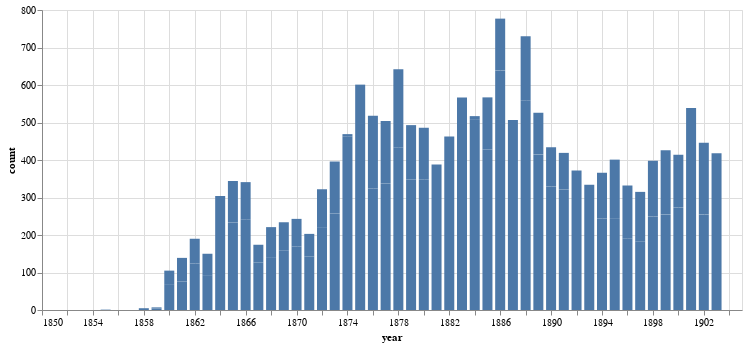

The notebook cell this image was saved under:
### Code cell
alt.Chart(oath_year_counts.loc[(oath_year_counts['year'] >= 1851) & (oath_year_counts['year'] <= 1905)]).mark_bar(size=10).encode(
    x=alt.X('year:Q', axis=alt.Axis(format='c')),
    y='count:Q',
    tooltip=['year', 'count']
).properties(width=700)

### Figure 1 — Vega-Lite specification as saved in the notebook (floating-point values rounded to 4 significant figures)
{"config": {"view": {"continuousWidth": 400, "continuousHeight": 300}}, "data": {"name": "data-e06f73b25cfeea56c27cd3e6daaf5165"}, "mark": {"type": "bar", "size": 10}, "encoding": {"tooltip": [{"type": "quantitative", "field": "year"}, {"type": "quantitative", "field": "count"}], "x": {"type": "quantitative", "axis": {"format": "c"}, "field": "year"}, "y": {"type": "quantitative", "field": "count"}}, "width": 700, "$schema": "https://vega.github.io/schema/vega-lite/v4.8.1.json", "datasets": {"data-e06f73b25cfeea56c27cd3e6daaf5165": [{"year": 1886, "series": 5741, "count": 639}, {"year": 1883, "series": 5177, "count": 567}, {"year": 1888, "series": 5741, "count": 558}, {"year": 1884, "series": 5177, "count": 507}, {"year": 1887, "series": 5177, "count": 507}, {"year": 1882, "series": 5177, "count": 463}, {"year": 1874, "series": 5177, "count": 462}, {"year": 1878, "series": 5741, "count": 434}, {"year": 1885, "series": 5741, "count": 428}, {"year": 1889, "series": 5741, "count": 415}, {"year": 1875, "series": 5741, "count": 408}, {"year": 1881, "series": 5177, "count": 388}, {"year": 1880, "series": 5741, "count": 349}, {"year": 1879, "series": 5741, "count": 348}, {"year": 1877, "series": 5741, "count": 337}, {"year": 1890, "series": 5741, "count": 329}, {"year": 1876, "series": 5741, "count": 324}, {"year": 1891, "series": 5741, "count": 321}, {"year": 1901, "series": 5741, "count": 304}, {"year": 1892, "series": 5741, "count": 280}, {"year": 1900, "series": 5741, "count": 273}, {"year": 1873, "series": 5741, "count": 257}, {"year": 1893, "series": 5741, "count": 256}, {"year": 1902, "series": 5741, "count": 255}, {"year": 1899, "series": 5741, "count": 255}, {"year": 1898, "series": 5741, "count": 249}, {"year": 1894, "series": 5741, "count": 244}, {"year": 1895, "series": 5741, "count": 243}, {"year": 1866, "series": 5741, "count": 242}, {"year": 1901, "series": 5177, "count": 235}, {"year": 1865, "series": 5741, "count": 233}, {"year": 1872, "series": 5741, "count": 221}, {"year": 1903, "series": 5741, "count": 216}, {"year": 1878, "series": 5177, "count": 208}, {"year": 1903, "series": 5177, "count": 202}, {"year": 1876, "series": 5177, "count": 194}, {"year": 1875, "series": 5177, "count": 193}, {"year": 1864, "series": 5741, "count": 192}, {"year": 1902, "series": 5177, "count": 191}, {"year": 1896, "series": 5741, "count": 190}, {"year": 1897, "series": 5741, "count": 182}, {"year": 1888, "series": 5177, "count": 172}, {"year": 1899, "series": 5177, "count": 171}, {"year": 1870, "series": 5741, "count": 169}, {"year": 1877, "series": 5177, "count": 167}, {"year": 1869, "series": 5741, "count": 158}, {"year": 1895, "series": 5177, "count": 158}, {"year": 1898, "series": 5177, "count": 149}, {"year": 1879, "series": 5177, "count": 145}, {"year": 1871, "series": 5741, "count": 143}, {"year": 1896, "series": 5177, "count": 142}, {"year": 1900, "series": 5177, "count": 141}, {"year": 1885, "series": 5177, "count": 139}, {"year": 1873, "series": 5177, "count": 139}, {"year": 1868, "series": 5741, "count": 139}, {"year": 1886, "series": 5177, "count": 138}, {"year": 1880, "series": 5177, "count": 137}, {"year": 1897, "series": 5177, "count": 133}, {"year": 1867, "series": 5741, "count": 127}, {"year": 1862, "series": 5741, "count": 124}, {"year": 1894, "series": 5177, "count": 122}, {"year": 1864, "series": 5177, "count": 112}, {"year": 1865, "series": 5177, "count": 111}, {"year": 1889, "series": 5177, "count": 111}, {"year": 1890, "series": 5177, "count": 105}, {"year": 1872, "series": 5177, "count": 101}, {"year": 1866, "series": 5177, "count": 99}, {"year": 1891, "series": 5177, "count": 98}, {"year": 1863, "series": 5741, "count": 93}, {"year": 1892, "series": 5177, "count": 92}, {"year": 1868, "series": 5177, "count": 82}, {"year": 1893, "series": 5177, "count": 78}, {"year": 1861, "series": 5177, "count": 76}, {"year": 1869, "series": 5177, "count": 76}, {"year": 1870, "series": 5177, "count": 74}, {"year": 1860, "series": 5741, "count": 69}, {"year": 1862, "series": 5177, "count": 66}, {"year": 1861, "series": 5741, "count": 63}, {"year": 1871, "series": 5177, "count": 60}, {"year": 1863, "series": 5177, "count": 57}, {"year": 1867, "series": 5177, "count": 47}, {"year": 1860, "series": 5177, "count": 36}, {"year": 1884, "series": 5741, "count": 10}, {"year": 1874, "series": 5741, "count": 7}, {"year": 1859, "series": 5741, "count": 4}, {"year": 1859, "series": 5177, "count": 3}, {"year": 1858, "series": 5177, "count": 3}, {"year": 1858, "series": 5741, "count": 2}, {"year": 1855, "series": 5741, "count": 1}]}}
